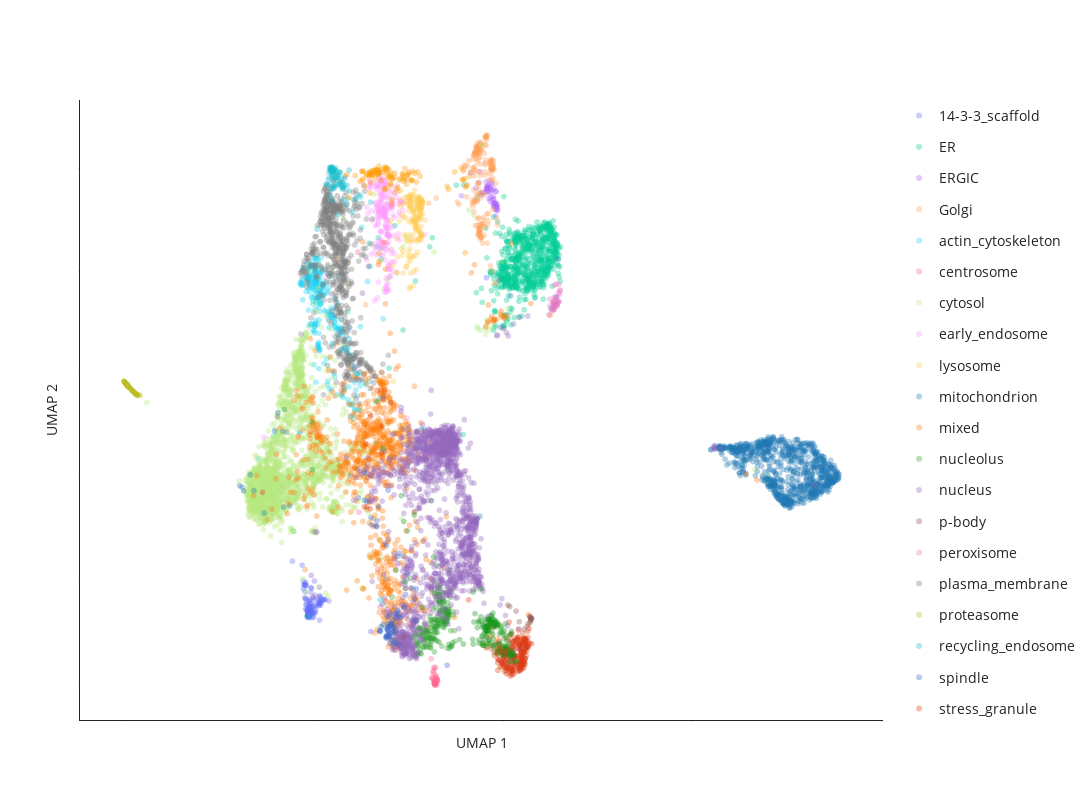

The cell this chart's notebook holds for it:
### Code cell
# generate 2D UMAP plot (hightlighted by Leiden clusters)
label_to_color = "Graph-based_localization_annotation" # **choose which annotation column to highlight here**

fig = pu.interaction_umap(umap_table,
    node_name='Gene_name_canonical', cluster=label_to_color, opacity = 0.35,
    unlabelled_color='#D0D3D4', unlabelled_opacity=0.1, pointsize = 6,
    x='umap_1', y='umap_2',
    categorical=True)
fig.update_layout(width=1200, height=800)

fig.show()

# save the figure as an html file
save_path = os.path.join("output")
save_name = f"UMAP_2Dview_seed={UMAP_seed}html"
pio.write_html(fig, file=os.path.join(save_path, save_name), auto_open=False)

### Figure 1 — Plotly figure (JSON) as saved in the notebook; plotly's stock layout.template omitted (floating-point values rounded to 4 significant figures; data arrays with more than 128 entries replaced by an {"elided": "..."} marker saying what was removed)
{"data": [{"customdata": {"elided": "129x1 int values"}, "hovertemplate": "<b>%{hovertext}</b><br><br>Graph-based_localization_annotation=14-3-3_scaffold<br>UMAP 1=%{x}<br>UMAP 2=%{y}<extra></extra>", "hovertext": {"elided": "129 str values"}, "legendgroup": "14-3-3_scaffold", "marker": {"color": "#636EFA", "opacity": 0.35, "size": 6, "symbol": "circle"}, "mode": "markers", "name": "14-3-3_scaffold", "showlegend": true, "type": "scattergl", "x": {"elided": "129 float values"}, "xaxis": "x", "y": {"elided": "129 float values"}, "yaxis": "y"}, {"customdata": {"elided": "749x1 int values"}, "hovertemplate": "<b>%{hovertext}</b><br><br>Graph-based_localization_annotation=ER<br>UMAP 1=%{x}<br>UMAP 2=%{y}<extra></extra>", "hovertext": {"elided": "749 str values"}, "legendgroup": "ER", "marker": {"color": "#00CC96", "opacity": 0.35, "size": 6, "symbol": "circle"}, "mode": "markers", "name": "ER", "showlegend": true, "type": "scattergl", "x": {"elided": "749 float values"}, "xaxis": "x", "y": {"elided": "749 float values"}, "yaxis": "y"}, {"customdata": [[5688], [5383], [2299], [3648], [3767], [5712], [5584], [958], [8481], [7596], [7569], [6642], [230], [5759], [5705], [3597], [3519], [3162], [2501], [6708], [2511], [3278], [8011], [5141], [512], [1919], [1983], [6828], [2868], [2841], [3044], [1747], [4036], [666], [1646], [4192], [7797], [4807], [1754], [4808], [8387], [282], [3029], [4121], [5218], [2998], [576], [2683], [6800], [748], [3837], [4413], [6281], [2617], [3827]], "hovertemplate": "<b>%{hovertext}</b><br><br>Graph-based_localization_annotation=ERGIC<br>UMAP 1=%{x}<br>UMAP 2=%{y}<extra></extra>", "hovertext": ["YIF1B", "TMED2", "ERGIC3", "SLC39A11", "COPE", "RABL3", "SAR1B", "COPZ1", "COPG1", "RAB3GAP2", "LMAN2L", "MTMR14", "SREBF2", "SAR1A", "PIGG", "SEC22B", "COPB2", "RAB3GAP1", "LYSMD3", "MCFD2", "RAB3B", "SEC31A", "MTMR4", "SCAP", "DESI2", "ERP44", "LMAN2", "SCFD1", "YIPF5", "TRIM4", "ERGIC1", "TRIM27", "SEC22B", "TMED9", "COPG2", "SEC24A", "RAB18", "COPB1", "IER3IP1", "COPA", "TMED5", "LMAN1", "GPR89B", "SEC24D", "TMED1", "B4DSQ5[p]", "TMED10", "METTL9", "CHPT1", "EGFL7", "RER1", "ARF4", "TMED4", "ARCN1", "BET1"], "legendgroup": "ERGIC", "marker": {"color": "#AB63FA", "opacity": 0.35, "size": 6, "symbol": "circle"}, "mode": "markers", "name": "ERGIC", "showlegend": true, "type": "scattergl", "x": [9.769, 9.773, 9.697, 9.839, 9.598, 9.807, 9.509, 9.571, 9.593, 9.609, 9.805, 8.913, 9.817, 9.749, 9.85, 9.866, 9.633, 9.577, 9.689, 9.834, 9.814, 9.408, 9.763, 9.732, 9.681, 9.808, 9.748, 9.63, 9.597, 9.827, 9.841, 9.291, 9.673, 9.778, 9.567, 9.457, 9.85, 9.626, 9.687, 9.607, 9.848, 9.81, 9.757, 9.396, 9.785, 9.718, 9.877, 9.469, 9.16, 9.768, 9.58, 9.38, 9.681, 9.586, 9.658], "xaxis": "x", "y": [9.614, 9.308, 9.715, 9.213, 9.624, 9.319, 9.533, 9.607, 9.659, 9.552, 9.341, 9.473, 9.556, 9.461, 9.327, 9.248, 9.627, 9.585, 9.6, 9.265, 9.086, 9.943, 9.274, 9.716, 9.529, 9.274, 9.337, 9.421, 9.546, 9.564, 9.294, 9.621, 9.365, 9.328, 9.744, 9.487, 9.283, 9.685, 9.434, 9.633, 9.21, 9.207, 9.4, 9.518, 9.264, 9.582, 9.191, 9.541, 9.918, 9.416, 9.612, 9.734, 9.624, 9.655, 9.777], "yaxis": "y"}, {"customdata": {"elided": "192x1 int values"}, "hovertemplate": "<b>%{hovertext}</b><br><br>Graph-based_localization_annotation=Golgi<br>UMAP 1=%{x}<br>UMAP 2=%{y}<extra></extra>", "hovertext": {"elided": "192 str values"}, "legendgroup": "Golgi", "marker": {"color": "#FFA15A", "opacity": 0.35, "size": 6, "symbol": "circle"}, "mode": "markers", "name": "Golgi", "showlegend": true, "type": "scattergl", "x": {"elided": "192 float values"}, "xaxis": "x", "y": {"elided": "192 float values"}, "yaxis": "y"}, {"customdata": {"elided": "283x1 int values"}, "hovertemplate": "<b>%{hovertext}</b><br><br>Graph-based_localization_annotation=actin_cytoskeleton<br>UMAP 1=%{x}<br>UMAP 2=%{y}<extra></extra>", "hovertext": {"elided": "283 str values"}, "legendgroup": "actin_cytoskeleton", "marker": {"color": "#19D3F3", "opacity": 0.35, "size": 6, "symbol": "circle"}, "mode": "markers", "name": "actin_cytoskeleton", "showlegend": true, "type": "scattergl", "x": {"elided": "283 float values"}, "xaxis": "x", "y": {"elided": "283 float values"}, "yaxis": "y"}, {"customdata": [[7320], [7486], [6155], [982], [3244], [6850], [7168], [8501], [1558], [6507], [6418], [6935], [2440], [5540], [7995], [1325], [3168], [22], [7175], [2771], [6389], [8427], [5846], [5908], [6543], [1148], [6786], [1302], [4167], [5861], [2725], [4698], [2284], [2147], [8342], [4142], [5493], [3657], [6181], [4197], [1174], [7409], [5687], [7022], [3831], [1381], [4204], [10], [7292], [2140], [6773], [6500], [6604], [354]], "hovertemplate": "<b>%{hovertext}</b><br><br>Graph-based_localization_annotation=centrosome<br>UMAP 1=%{x}<br>UMAP 2=%{y}<extra></extra>", "hovertext": ["CCDC77", "CEP41", "CEP128", "CDK17", "PCM1", "PIBF1", "CCDC138", "CCDC61", "ZGPAT", "CNTROB", "CEP97", "PPP2R3C", "OFD1", "C2CD3", "NDE1", "MPHOSPH9", "PCM1", "CEP72", "CEP63", "CEP131", "MIB1", "TCAF1", "CROCC", "CEP135", "NIN", "MED4", "DUSP19", "WRAP73", "SBF1", "CEP350", "BBS4", "CSNK1D", "CEP350", "CEP290", "SSX2IP", "CEP152", "KIF7", "CCDC14", "CEP68", "PCNT", "ALMS1", "CEP250", "ODF2", "TBC1D31", "CETN3", "CDK5RAP2", "CEP43", "CCP110", "AKAP9", "CSPP1", "CEP192", "SPICE1", "CEP120", "CEP57"], "legendgroup": "centrosome", "marker": {"color": "#FF6692", "opacity": 0.35, "size": 6, "symbol": "circle"}, "mode": "markers", "name": "centrosome", "showlegend": true, "type": "scattergl", "x": [8.198, 8.112, 8.236, 6.862, 8.19, 8.211, 8.209, 8.221, 7.709, 8.248, 8.126, 6.209, 8.207, 7.861, 6.175, 7.863, 8.15, 8.217, 8.079, 8.196, 8.181, 6.926, 8.242, 8.269, 8.246, 8.2, 6.704, 8.196, 6.759, 8.24, 8.22, 8.206, 6.567, 8.213, 8.198, 8.227, 8.218, 8.231, 8.27, 8.226, 8.183, 8.279, 8.262, 8.223, 8.134, 8.256, 8.216, 8.193, 8.291, 8.23, 8.209, 8.158, 8.256, 8.171], "xaxis": "x", "y": [0.213, 0.5106, 0.0479, 1.429, 0.04155, 0.01645, 0.05554, 0.02866, 1.68, 0.1294, 0.1408, 3.351, 0, 1.526, 8.384, 1.462, 0.1355, 0.02535, 1.479, 0.07754, 0.1312, 1.631, 0.158, 0.08832, 0.1829, 0.07619, 2.242, 0.08353, 1.519, 0.04072, 0.01007, 0.07078, 3.626, 0.04209, 0.03662, 0.3452, 0.02542, 0.03843, 0.135, 0.05126, 0.344, 0.09632, 0.03709, 0.03465, 1.78, 0.004633, 0.05328, 0.05045, 0.09413, 0.02507, 0.3179, 0.2489, 0.09855, 0.2763], "yaxis": "y"}, {"customdata": {"elided": "1800x1 int values"}, "hovertemplate": "<b>%{hovertext}</b><br><br>Graph-based_localization_annotation=cytosol<br>UMAP 1=%{x}<br>UMAP 2=%{y}<extra></extra>", "hovertext": {"elided": "1800 str values"}, "legendgroup": "cytosol", "marker": {"color": "#B6E880", "opacity": 0.35, "size": 6, "symbol": "circle"}, "mode": "markers", "name": "cytosol", "showlegend": true, "type": "scattergl", "x": {"elided": "1800 float values"}, "xaxis": "x", "y": {"elided": "1800 float values"}, "yaxis": "y"}, {"customdata": {"elided": "208x1 int values"}, "hovertemplate": "<b>%{hovertext}</b><br><br>Graph-based_localization_annotation=early_endosome<br>UMAP 1=%{x}<br>UMAP 2=%{y}<extra></extra>", "hovertext": {"elided": "208 str values"}, "legendgroup": "early_endosome", "marker": {"color": "#FF97FF", "opacity": 0.35, "size": 6, "symbol": "circle"}, "mode": "markers", "name": "early_endosome", "showlegend": true, "type": "scattergl", "x": {"elided": "208 float values"}, "xaxis": "x", "y": {"elided": "208 float values"}, "yaxis": "y"}, {"customdata": {"elided": "165x1 int values"}, "hovertemplate": "<b>%{hovertext}</b><br><br>Graph-based_localization_annotation=lysosome<br>UMAP 1=%{x}<br>UMAP 2=%{y}<extra></extra>", "hovertext": {"elided": "165 str values"}, "legendgroup": "lysosome", "marker": {"color": "#FECB52", "opacity": 0.35, "size": 6, "symbol": "circle"}, "mode": "markers", "name": "lysosome", "showlegend": true, "type": "scattergl", "x": {"elided": "165 float values"}, "xaxis": "x", "y": {"elided": "165 float values"}, "yaxis": "y"}, {"customdata": {"elided": "863x1 int values"}, "hovertemplate": "<b>%{hovertext}</b><br><br>Graph-based_localization_annotation=mitochondrion<br>UMAP 1=%{x}<br>UMAP 2=%{y}<extra></extra>", "hovertext": {"elided": "863 str values"}, "legendgroup": "mitochondrion", "marker": {"color": "#1F77B4", "opacity": 0.35, "size": 6, "symbol": "circle"}, "mode": "markers", "name": "mitochondrion", "showlegend": true, "type": "scattergl", "x": {"elided": "863 float values"}, "xaxis": "x", "y": {"elided": "863 float values"}, "yaxis": "y"}, {"customdata": {"elided": "884x1 int values"}, "hovertemplate": "<b>%{hovertext}</b><br><br>Graph-based_localization_annotation=mixed<br>UMAP 1=%{x}<br>UMAP 2=%{y}<extra></extra>", "hovertext": {"elided": "884 str values"}, "legendgroup": "mixed", "marker": {"color": "#FF7F0E", "opacity": 0.35, "size": 6, "symbol": "circle"}, "mode": "markers", "name": "mixed", "showlegend": true, "type": "scattergl", "x": {"elided": "884 float values"}, "xaxis": "x", "y": {"elided": "884 float values"}, "yaxis": "y"}, {"customdata": {"elided": "208x1 int values"}, "hovertemplate": "<b>%{hovertext}</b><br><br>Graph-based_localization_annotation=nucleolus<br>UMAP 1=%{x}<br>UMAP 2=%{y}<extra></extra>", "hovertext": {"elided": "208 str values"}, "legendgroup": "nucleolus", "marker": {"color": "#2CA02C", "opacity": 0.35, "size": 6, "symbol": "circle"}, "mode": "markers", "name": "nucleolus", "showlegend": true, "type": "scattergl", "x": {"elided": "208 float values"}, "xaxis": "x", "y": {"elided": "208 float values"}, "yaxis": "y"}, {"customdata": {"elided": "1525x1 int values"}, "hovertemplate": "<b>%{hovertext}</b><br><br>Graph-based_localization_annotation=nucleus<br>UMAP 1=%{x}<br>UMAP 2=%{y}<extra></extra>", "hovertext": {"elided": "1525 str values"}, "legendgroup": "nucleus", "marker": {"color": "#9467BD", "opacity": 0.35, "size": 6, "symbol": "circle"}, "mode": "markers", "name": "nucleus", "showlegend": true, "type": "scattergl", "x": {"elided": "1525 float values"}, "xaxis": "x", "y": {"elided": "1525 float values"}, "yaxis": "y"}, {"customdata": [[219], [7660], [1268], [8379], [1520], [7446], [7814], [6036], [6495], [6129], [6493], [7064], [6391], [5829], [6651], [4933], [6297]], "hovertemplate": "<b>%{hovertext}</b><br><br>Graph-based_localization_annotation=p-body<br>UMAP 1=%{x}<br>UMAP 2=%{y}<extra></extra>", "hovertext": ["EIF4ENIF1", "YTHDC2", "LSM5", "LSM2", "LSM1", "LSM14B", "DCP1A", "EDC4", "XRN1", "Q6ZMY0[p]", "DCP1B", "EDC3", "DCP2", "LSM14B", "LSM14A", "LSM3", "PATL1"], "legendgroup": "p-body", "marker": {"color": "#8C564B", "opacity": 0.35, "size": 6, "symbol": "circle"}, "mode": "markers", "name": "p-body", "showlegend": true, "type": "scattergl", "x": [10.73, 10.65, 10.36, 10.14, 10.72, 7.379, 10.78, 10.76, 10.74, 10.44, 10.75, 10.75, 10.74, 10.58, 10.67, 10.19, 10.73], "xaxis": "x", "y": [1.215, 1.141, 1.435, 1.552, 1.327, 0.9294, 1.291, 1.289, 1.246, 1.229, 1.307, 1.27, 1.306, 1.087, 1.193, 1.524, 1.326], "yaxis": "y"}, {"customdata": [[757], [4861], [5958], [1483], [6163], [5972], [7468], [6915], [5503], [6315], [1164], [8189], [2180], [8225], [4030], [3834], [1081], [7253], [4509], [4578], [4574], [174], [4512], [2751], [7852], [3780], [3713], [3836], [8473], [1991], [306], [2004], [932], [5111], [3917], [3930], [2947], [6346], [5567]], "hovertemplate": "<b>%{hovertext}</b><br><br>Graph-based_localization_annotation=peroxisome<br>UMAP 1=%{x}<br>UMAP 2=%{y}<extra></extra>", "hovertext": ["ACOX1", "PEX3", "GSTK1", "HSD17B4", "ACAD11", "ECI2", "PECR", "PEX13", "TYSND1", "TMEM135", "PEX12", "HACL1", "ACBD5", "CROT", "PEX14", "GNPAT", "PEX6", "PAFAH2", "ABCD3", "EPHX2", "ABCD1", "PEX26", "PEX2", "FAR1", "PXMP2", "ACOT8", "AGPS", "ACOX3", "PEX16", "SCP2", "ACAA1", "CAT", "FAR2", "EHHADH", "SLC25A17", "PEX1", "B4DL07[p]", "LONP2", "DECR2"], "legendgroup": "peroxisome", "marker": {"color": "#E377C2", "opacity": 0.35, "size": 6, "symbol": "circle"}, "mode": "markers", "name": "peroxisome", "showlegend": true, "type": "scattergl", "x": [11.38, 11.38, 11.25, 11.32, 11.52, 11.36, 11.43, 11.47, 11.47, 11.39, 11.45, 11.39, 11.43, 11.41, 11.33, 11.36, 11.31, 11.34, 11.36, 11.23, 11.36, 11.44, 11.43, 11.36, 11.25, 11.49, 11.35, 11.48, 11.42, 11.28, 11.36, 11.33, 11.49, 11.52, 11.51, 11.36, 11.34, 11.45, 11.42], "xaxis": "x", "y": [7.37, 7.746, 7.477, 7.291, 7.646, 7.517, 7.459, 7.594, 7.424, 7.333, 7.388, 7.406, 7.522, 7.356, 7.402, 7.398, 7.246, 7.263, 7.347, 7.174, 7.277, 7.333, 7.361, 7.414, 7.344, 7.759, 7.359, 7.42, 7.768, 7.283, 7.479, 7.421, 7.435, 7.642, 7.571, 7.274, 7.315, 7.396, 7.508], "yaxis": "y"}, {"customdata": {"elided": "648x1 int values"}, "hovertemplate": "<b>%{hovertext}</b><br><br>Graph-based_localization_annotation=plasma_membrane<br>UMAP 1=%{x}<br>UMAP 2=%{y}<extra></extra>", "hovertext": {"elided": "648 str values"}, "legendgroup": "plasma_membrane", "marker": {"color": "#7F7F7F", "opacity": 0.35, "size": 6, "symbol": "circle"}, "mode": "markers", "name": "plasma_membrane", "showlegend": true, "type": "scattergl", "x": {"elided": "648 float values"}, "xaxis": "x", "y": {"elided": "648 float values"}, "yaxis": "y"}, {"customdata": [[5741], [6939], [1587], [4768], [5957], [6831], [5597], [3723], [698], [5451], [5615], [5742], [8070], [4922], [5950], [3356], [7128], [1264], [1249], [1244], [5347], [3553], [5078], [7531], [879], [2438], [594], [5387], [2835], [1416], [1418], [8514], [1965], [8511], [5333], [1448], [6621], [263], [5193], [1470], [649], [4485], [1654], [3035], [1655], [2748], [6593], [259], [8431], [5885], [1664], [3868], [4822], [4830], [1624], [1686], [4825], [5880], [7251], [8330], [1653], [4507], [1652], [1625], [5724], [3883], [984], [4508], [8437], [4906], [4486]], "hovertemplate": "<b>%{hovertext}</b><br><br>Graph-based_localization_annotation=proteasome<br>UMAP 1=%{x}<br>UMAP 2=%{y}<extra></extra>", "hovertext": ["UCHL5", "PSMG2", "PSMA5", "PSMD7", "ZFAND6", "UBLCP1", "PSMB1", "PSMD11", "PSMG3", "ADRM1", "AKIRIN2", "UCHL5", "RNF181", "PSMC1", "PSME3", "PSMB7", "NGLY1", "NUB1", "PSMC6", "PSME2", "PSMD6", "UBFD1", "UBE3A", "PITHD1", "PSMA2", "PSMC4", "PSME3IP1", "UBE3C", "TCP11L1", "PSMA7", "PSME1", "PSMC3", "PSMB3", "PSMD8", "PSME4", "BAG1", "AFG2A", "ZFAND5", "PSMD2", "PSMD12", "RAD23A", "PSMA1", "PSMA6", "UBQLN2", "PSMB4", "PSMG1", "UBR7", "PSMD13", "USP15", "ECPAS", "PSMC2", "PSMD3", "USP14", "PSMD4", "PSMC5", "PSMD14", "RAD23B", "PSMD4", "PSMD1", "POMP", "PSMA3", "PSMB6", "PSMC3", "PSMB2", "PSMG4", "TXNL1", "TCP11L2", "PSMB5", "RNF115", "PSME3", "PSMA4"], "legendgroup": "proteasome", "marker": {"color": "#BCBD22", "opacity": 0.35, "size": 6, "symbol": "circle"}, "mode": "markers", "name": "proteasome", "showlegend": true, "type": "scattergl", "x": [0.08508, 0.2668, 0.09165, 0.06775, 0.2148, 0.3185, 0.02824, 0.03443, 0.3428, 0.05804, 0.2891, 0.3028, 0.3259, 0.0673, 0.1749, 0.09138, 0.3906, 0.3384, 0.04619, 0.1539, 0.112, 0.2881, 0.2358, 0.309, 0.09443, 0.04432, 0.2702, 0.153, 0.2963, 0.08811, 0.06153, 0.03011, 0.03488, 0.0004025, 0.206, 0.3163, 0.1513, 0.2053, 0.06306, 0.03191, 0.3451, 0.06004, 0.04724, 0.1006, 0.009432, 0.1428, 0.3262, 0.0325, 0.3262, 0.129, 0.08595, 0.108, 0.1138, 0.1109, 0, 0.07824, 0.04804, 0.04189, 0.03328, 0.2404, 0.0362, 0.07281, 0.2543, 0.04955, 0.3599, 0.2346, 0.2742, 0.01637, 0.4304, 4.69, 0.07614], "xaxis": "x", "y": [5.826, 5.671, 5.804, 5.821, 5.716, 5.636, 5.86, 5.854, 5.618, 5.839, 5.652, 5.647, 5.633, 5.827, 5.74, 5.802, 5.623, 5.628, 5.844, 5.752, 5.788, 5.657, 5.694, 5.643, 5.802, 5.84, 5.669, 5.757, 5.651, 5.808, 5.827, 5.858, 5.855, 5.888, 5.716, 5.644, 5.758, 5.716, 5.828, 5.857, 5.622, 5.831, 5.842, 5.816, 5.877, 5.762, 5.632, 5.855, 5.627, 5.777, 5.789, 5.789, 5.782, 5.787, 5.888, 5.82, 5.84, 5.846, 5.855, 5.692, 5.85, 5.824, 5.684, 5.842, 5.608, 5.688, 5.67, 5.872, 5.61, 5.588, 5.818], "yaxis": "y"}, {"customdata": [[5020], [3850], [3368], [5442], [5024], [4695], [7074], [4701], [2404], [6354], [6497], [6138], [5725], [8034], [8183], [5551], [4987], [7781], [3995], [2035], [7514], [14], [6435], [6446], [7988], [5103], [3470], [2515], [1786], [1814], [8345], [6926], [6460], [8110], [4654], [2023], [7357], [7092], [640], [5162], [457], [7407], [6117], [444], [6652], [5786], [5635], [1687], [5217], [977], [5740], [5242], [2276], [2322], [828], [1809], [1670], [6210], [8232], [2681], [7215], [3787], [1700], [3777], [6726], [2612], [3133], [64], [5408], [4978], [2203], [267], [6377], [5520], [5500], [7680], [257], [3824], [1704], [5445], [3933], [6907], [8496], [1853]], "hovertemplate": "<b>%{hovertext}</b><br><br>Graph-based_localization_annotation=recycling_endosome<br>UMAP 1=%{x}<br>UMAP 2=%{y}<extra></extra>", "hovertext": ["LRP2", "STX7", "ATP11A", "VAMP3", "ATP8B2", "TRAPPC10", "CMTM7", "ADGRE5", "Q59FF5[p];A8CDT9[p]", "RALGAPB", "CMTM4", "SLCO4C1", "WDR44", "PODXL2", "LNPEP", "ANO6", "CSNK1G2", "KIAA1549", "ATP9A", "A0A3B3ITR4[p]", "SEMA4C", "GPRC5B", "LMTK2", "CD302", "GFOD1", "LRP1", "VAMP2", "A8K6Q8[p];B7Z2I6[p]", "STX3", "SMIM1", "ATP11B", "SCAMP4", "SLC35F2", "MRC2", "SLC1A1", "ECE1", "CRACR2A", "ABHD17A", "LDLR", "PTPRJ", "CERK", "VAMP8", "RAB11FIP1", "MYADM", "CCNY", "SLC35F1", "ATP6V0A1", "SERPINF1", "ADAM9", "SYT1", "COLEC12", "RAB32", "STEAP3", "ABCB1", "SLC12A6", "ATP13A3", "SCAMP2", "RAB11FIP2", "PACSIN3", "ATP6V0D1", "MAGI1", "SCAMP3", "RAB11FIP5", "ITGB1BP1", "ITFG1", "MICALL1", "PODXL", "FCGRT", "NHERF2", "SIRPA", "ARL13B", "CEMIP2", "STX12", "GFOD2", "RALGAPA2", "PACC1", "NKIRAS2", "SCAMP1", "RALGAPA1", "RAB11B", "ZNRD2", "APBB2", "CSNK1G3", "ARHGAP10"], "legendgroup": "recycling_endosome", "marker": {"color": "#17BECF", "opacity": 0.35, "size": 6, "symbol": "circle"}, "mode": "markers", "name": "recycling_endosome", "showlegend": true, "type": "scattergl", "x": [5.482, 5.806, 5.526, 6.122, 5.481, 5.95, 5.752, 5.482, 5.458, 5.545, 5.536, 5.73, 5.824, 5.545, 5.627, 5.507, 5.453, 5.456, 5.531, 5.41, 5.576, 5.478, 5.485, 5.769, 5.489, 5.648, 5.899, 5.907, 5.55, 5.558, 5.534, 5.79, 5.681, 5.593, 5.792, 5.579, 5.658, 5.5, 5.707, 5.435, 5.335, 5.769, 5.588, 5.806, 5.501, 5.608, 5.949, 6.516, 5.425, 5.672, 5.526, 5.604, 5.656, 5.512, 5.711, 5.593, 5.718, 5.477, 5.527, 6.221, 5.104, 6.251, 5.562, 5.363, 5.773, 5.437, 5.484, 5.769, 5.441, 5.658, 5.5, 5.463, 6.119, 5.575, 5.461, 5.677, 5.528, 5.83, 5.5, 5.89, 6.771, 6.028, 5.395, 5.466], "xaxis": "x", "y": [10.0, 9.63, 9.969, 9.407, 9.596, 9.973, 9.813, 9.945, 10.0, 9.933, 9.619, 9.713, 9.803, 9.801, 9.834, 9.865, 9.477, 9.962, 9.954, 9.931, 9.967, 9.952, 10.02, 9.63, 10.02, 9.864, 9.678, 9.416, 9.622, 9.985, 9.993, 9.638, 9.787, 10.01, 9.633, 9.691, 9.845, 9.819, 9.934, 9.998, 9.703, 9.72, 9.823, 9.388, 9.384, 9.771, 9.572, 9.35, 9.833, 9.93, 9.961, 9.833, 9.684, 9.935, 9.921, 9.964, 9.683, 10.0, 9.666, 9.492, 8.829, 9.454, 9.89, 9.687, 9.73, 10.03, 9.884, 9.602, 9.711, 9.11, 9.921, 9.961, 9.42, 9.66, 10.03, 9.695, 9.955, 9.683, 10.04, 9.306, 1.657, 9.16, 9.786, 9.626], "yaxis": "y"}, {"customdata": [[8380], [8476], [1012], [900], [5398], [5923], [973], [663], [8138], [8329], [8086], [677], [5988], [6412], [5580], [5306], [8140], [590], [5494], [6105], [8268], [8097], [5814], [1134], [280], [8484], [8308], [8196], [3499], [4622], [7574], [3784], [6728], [7006], [3158], [7565], [1501], [6760], [1280], [7522], [6795], [7289], [3025], [2608], [7327], [1845], [1705], [2913], [4201], [4816], [1805], [4092], [4023], [4862], [4033], [3277], [2285], [1761], [7644], [1382], [3299], [7082], [4503], [2087], [7627], [6450], [7996], [1318], [7186]], "hovertemplate": "<b>%{hovertext}</b><br><br>Graph-based_localization_annotation=spindle<br>UMAP 1=%{x}<br>UMAP 2=%{y}<extra></extra>", "hovertext": ["IFT52", "RAD54B", "MID1", "AMMECR1L", "SHB", "SMAD5", "NEDD1", "BABAM1", "IFT172", "PIN4", "CFAP97", "UIMC1", "SDE2", "MAP4K3", "CEP55", "LAGE3", "TUBGCP4", "ORC6", "KIZ", "FIP1L1", "ANAPC10", "WDR35", "GORAB", "GTF2F2", "SKA1", "CFAP20", "USP22", "TSR3", "CFAP298", "FEN1", "ANAPC1", "CHEK1", "KLHDC4", "TUBGCP3", "MZT2B", "HDHD2", "AMMECR1", "TRAF3IP1", "PHF20L1", "CEP44", "PPIL4", "HAUS7", "RTF2", "DYNC2H1", "PDCD2L", "EEF1A2", "UNC13B", "KCTD15", "CPSF4", "PC4", "CEP78", "DNAJC8", "HMMR", "BCAR1", "TULP3", "ABRAXAS1", "CCHCR1", "TCEA1", "STEEP1", "FAM120B", "RNASEH1", "LTV1", "APEX1", "A0A5C2GRJ2[p]", "FAM83D", "SKA3", "BABAM2", "RNF213", "SCLT1"], "legendgroup": "spindle", "marker": {"color": "#3366CC", "opacity": 0.35, "size": 6, "symbol": "circle"}, "mode": "markers", "name": "spindle", "showlegend": true, "type": "scattergl", "x": [6.185, 7.157, 6.976, 6.941, 7.021, 7.441, 6.935, 6.755, 6.365, 7.441, 7.157, 6.778, 7.116, 7.701, 7.172, 7.092, 7.389, 7.307, 6.526, 7.242, 7.589, 7.118, 6.986, 6.947, 6.945, 6.953, 7.05, 6.982, 7.269, 7.5, 6.417, 6.945, 7.103, 7.229, 6.348, 7.015, 7.022, 6.975, 7.222, 6.985, 6.987, 6.683, 7.008, 7.205, 6.92, 7.372, 6.843, 6.733, 6.975, 6.987, 6.531, 7.72, 7.019, 6.828, 7.063, 6.754, 6.665, 7.073, 7.135, 6.925, 7.179, 7.059, 7.685, 7.099, 7.261, 7.098, 6.799, 8.535, 6.685], "xaxis": "x", "y": [3.626, 1.009, 1.144, 0.9515, 0.9533, 1.873, 2.704, 1.055, 3.585, 1.755, 0.8107, 1.053, 1.266, 1.254, 1.383, 0.8831, 1.495, 1.32, 3.242, 1.336, 1.887, 1.116, 1.037, 1.108, 0.9131, 1.086, 1.006, 1.051, 2.556, 2.157, 3.552, 0.9531, 1.05, 2.498, 4.109, 0.9318, 1.367, 3.776, 1.45, 0.9757, 1.139, 3.073, 0.9541, 1.403, 0.9204, 2.498, 1.18, 3.455, 1.323, 1.202, 3.106, 1.868, 0.8146, 1.571, 1.204, 1.039, 3.081, 1.12, 1.118, 0.9455, 1.052, 1.192, 1.664, 1.169, 0.8035, 0.7796, 1.136, 0.3881, 3.188], "yaxis": "y"}, {"customdata": {"elided": "253x1 int values"}, "hovertemplate": "<b>%{hovertext}</b><br><br>Graph-based_localization_annotation=stress_granule<br>UMAP 1=%{x}<br>UMAP 2=%{y}<extra></extra>", "hovertext": {"elided": "253 str values"}, "legendgroup": "stress_granule", "marker": {"color": "#DC3912", "opacity": 0.35, "size": 6, "symbol": "circle"}, "mode": "markers", "name": "stress_granule", "showlegend": true, "type": "scattergl", "x": {"elided": "253 float values"}, "xaxis": "x", "y": {"elided": "253 float values"}, "yaxis": "y"}, {"customdata": [[5907], [7828], [3396], [7013], [1345], [1239], [1224], [2907], [3661], [2855], [5951], [6909], [3151], [5071], [6401], [4028], [3558], [8465], [3801], [4], [416], [7242], [422], [7919], [2818], [4009], [7345], [1556], [5882], [3052], [3899], [1130], [3083], [6505], [1403], [3901], [3913], [6388], [6959], [3925], [3007], [8447], [5901], [8422], [7202], [6951], [7189], [7866], [7188], [1620], [3955], [1027], [300], [1630], [3222], [5895], [5898], [6420], [2984], [7871], [383], [7549], [4162], [2094], [558], [4324], [8324], [5579], [7501], [2090], [771], [7452], [4791], [7495], [2569], [531], [6644], [2073], [7459], [6272], [2274], [2584], [6829], [4772], [6340], [6799], [2514], [5667], [7579], [2761], [6588], [6743], [2430], [6756], [1778], [2729], [2727], [4434], [4448], [6293], [8339], [4771], [8280], [2159], [2353], [1929], [4099]], "hovertemplate": "<b>%{hovertext}</b><br><br>Graph-based_localization_annotation=trans-Golgi<br>UMAP 1=%{x}<br>UMAP 2=%{y}<extra></extra>", "hovertext": ["FAM91A1", "HINT3", "MDK", "RAB39B", "TRAPPC2L", "ARFIP2", "SNAP47", "SLC12A4", "C17orf75", "TRAPPC11", "NAPG", "GLG1", "ATP7B", "ATP7A", "TRAPPC5", "VAMP4", "STX16", "TRAPPC1", "RAB29", "TM9SF2", "ATG9A", "OSBPL9", "WDFY1", "NDFIP2", "GOLM1", "DNAJC13", "SLC35A5", "DTNBP1", "SNX30", "ARFIP1", "SPRY1", "SPRYD7", "SYNGR1", "FAM177A1", "SLC12A7", "TRAPPC3", "STX6", "RAB43", "VTI1A", "ATP9B", "LMBRD2", "YIPF1", "AP1AR", "ATP6V0A2", "TRAPPC9", "TMEM230", "STX16", "RAB6B", "ANKRD27", "OSBPL11", "STX10", "TRAPPC8", "TBC1D5", "SH3GLB1", "TVP23C", "FAM219B", "LRIG1", "FAM219A", "KCT2", "SERINC1", "ACBD3", "RAB33B", "SNX4", "MFSD4B", "ANGEL1", "TRAPPC2", "MTMR6", "MTMR9", "PRKD2", "TGOLN2", "SYNGR2", "OSBPL10", "EFNA5", "WDR11", "YIPF6", "SPG21", "DAGLB", "LRBA", "TMEM59", "PLEKHH3", "TMEM63A", "SORT1", "TRAPPC12", "CLCN5", "TPRA1", "RAB2B", "SV2A", "ATP8A1", "CYSTM1", "SNX8", "ARFGAP1", "PI4K2B", "TMEM87A", "BLOC1S5", "PSEN2", "SYAP1", "KIAA0319L", "M6PR", "OSBP", "TRAPPC6B", "TRAPPC4", "CLCN3", "SNX7", "SLC9A6", "TRAPPC13", "SLC20A2", "CPD"], "legendgroup": "trans-Golgi", "marker": {"color": "#FF9900", "opacity": 0.35, "size": 6, "symbol": "circle"}, "mode": "markers", "name": "trans-Golgi", "showlegend": true, "type": "scattergl", "x": [7.085, 8.575, 6.313, 7.23, 6.733, 8.995, 6.788, 6.488, 7.033, 6.941, 7.154, 8.907, 6.907, 6.533, 6.292, 7.153, 6.609, 6.546, 9.046, 8.739, 6.645, 7.357, 6.532, 7.592, 7.758, 6.528, 7.822, 7.075, 6.732, 6.925, 6.323, 7.406, 6.965, 8.961, 6.231, 6.4, 6.534, 7.379, 6.871, 6.843, 6.614, 6.949, 6.722, 7.377, 6.297, 7.368, 9.013, 7.281, 6.749, 7.532, 6.689, 6.897, 7.039, 6.889, 6.692, 6.882, 7.451, 7.422, 7.678, 6.513, 9.12, 8.936, 6.696, 6.632, 8.536, 6.473, 7.093, 7.071, 7.078, 7.515, 6.352, 7.587, 6.639, 7.01, 7.069, 6.955, 7.005, 6.286, 7.728, 5.943, 6.48, 6.107, 6.953, 6.778, 6.506, 7.613, 6.543, 6.685, 6.623, 6.721, 9.432, 7.299, 7.624, 7.191, 7.461, 9.071, 7.489, 6.719, 8.965, 6.411, 6.577, 6.734, 7.046, 6.475, 7.001, 5.889, 7.477], "xaxis": "x", "y": [9.805, 9.601, 9.799, 9.639, 10.05, 9.804, 9.774, 9.936, 9.862, 10.02, 9.836, 10.01, 9.996, 9.879, 9.773, 9.916, 9.965, 9.886, 9.658, 9.937, 9.912, 9.899, 9.89, 9.772, 9.936, 9.918, 9.854, 9.404, 9.926, 9.909, 9.945, 9.799, 9.626, 9.789, 9.756, 9.866, 9.91, 9.759, 10.0, 9.932, 9.958, 9.955, 9.96, 9.841, 9.952, 9.888, 8.37, 9.781, 9.916, 9.934, 9.978, 10.03, 9.707, 9.608, 9.968, 9.602, 9.784, 10.0, 9.91, 9.731, 9.851, 9.783, 9.889, 9.992, 9.656, 9.878, 9.805, 9.821, 9.325, 9.883, 9.661, 9.779, 9.927, 9.872, 9.905, 9.817, 9.839, 9.945, 9.74, 9.445, 9.857, 9.868, 9.997, 9.976, 9.528, 9.775, 9.956, 9.938, 9.807, 9.878, 9.525, 9.805, 9.948, 9.607, 9.702, 9.689, 9.898, 9.915, 9.956, 9.895, 9.878, 9.938, 9.697, 9.929, 9.983, 9.888, 9.861], "yaxis": "y"}, {"customdata": {"elided": "138x1 int values"}, "hovertemplate": "<b>%{hovertext}</b><br><br>Graph-based_localization_annotation=translation<br>UMAP 1=%{x}<br>UMAP 2=%{y}<extra></extra>", "hovertext": {"elided": "138 str values"}, "legendgroup": "translation", "marker": {"color": "#109618", "opacity": 0.35, "size": 6, "symbol": "circle"}, "mode": "markers", "name": "translation", "showlegend": true, "type": "scattergl", "x": {"elided": "138 float values"}, "xaxis": "x", "y": {"elided": "138 float values"}, "yaxis": "y"}], "layout": {"height": 800, "legend": {"font": {"size": 14}}, "width": 1200, "xaxis": {"showticklabels": true, "tickfont": {"size": 1}, "ticks": "", "title": {"text": "UMAP 1"}}, "yaxis": {"showticklabels": true, "tickfont": {"size": 1}, "ticks": "", "title": {"text": "UMAP 2"}}}}
